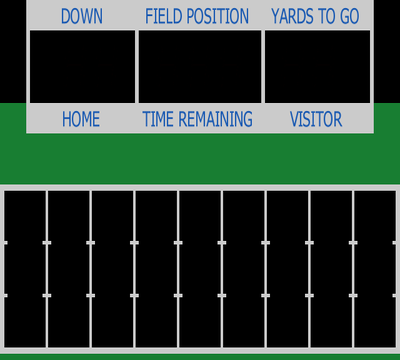
#> input picture assets/bezel/overlay_400x360.png, 400 x 360 px
$ python gen_bezel_bitmaps.py
#> lines starting #> are read from the running program, lines starting #| are printed output that depends on the picture; after the words box and inside, x2 and y2 are one past the last pixel; in counts of white or black regions, pixels touching at a corner belong together
#!/usr/bin/env python3
"""Generates the label and field bitmap ROMs from the bezel overlay art.
Run manually when the overlay art (or field geometry constants below)
changes; outputs are committed (same pattern as tools/reverse_rbf.py's
build outputs).

The label bitmap is cropped straight from the overlay PNG (needs the real
anti-aliased text). The field bitmap is drawn procedurally instead of
cropped -- geometry and colors measured directly from a photo of the real
Mattel Electronics Football handheld (see
docs/superpowers/specs/2026-07-26-bezel-overlay-design.md), since the
overlay PNG's own field art undercounted the endzones and used a too-dark
endzone shade. Two endzone columns flank the 9 field columns (11 columns
total, not 9 with the outer two recolored).
"""
import sys
from pathlib import Path

from PIL import Image, ImageChops, ImageDraw, ImageOps

REPO_ROOT = Path(__file__).resolve().parent.parent
SRC_PNG = REPO_ROOT / "assets" / "bezel" / "overlay_400x360.png"

# Bands measured from the overlay (see
# docs/superpowers/specs/2026-07-26-bezel-overlay-design.md "Measured
# geometry", 400x360 canvas with letterbox padding baked in -- uniform
# scale of the source art, not stretched to fill the canvas).
BAR1_Y0, BAR1_Y1 = 54, 73
BAR2_Y0, BAR2_Y1 = 127, 146
WIDTH = 400

# Each cropped bar (20px tall in the source) is downscaled to this height --
# the scoreboard (label+digit-window+label) read too tall next to a photo
# of the real device, which measures its "Down/Home" column at roughly
# 145x40px, a ~3.625:1 width:height ratio (see src/video_renderer.v's
# window-band comment for how this height, plus the digit-window band's,
# add up to the target total). Downscaled with LANCZOS (not nearest-
# neighbor) since this is real anti-aliased text, not flat color regions.
# Bumped 8->10 (25%): the text read visibly squished at 8 (width stays
# 400 throughout, so only the vertical scale shrinks -- a bigger target
# height eases that distortion, though it doesn't eliminate it).
BAR_OUT_H = 10

# Font tuning on top of the BAR_OUT_H resize: narrower (85% width, applied
# at the source crop's full 400px resolution before downscaling, then the
# whole condensed crop is downscaled+centered in the 400-wide bar). Bold
# (a 1px MIN-per-channel dilation, see bolden()) tried and reverted -- it
# read as blurry rather than bold once LANCZOS-downscaled this hard, so
# BAR_BOLD_PASSES is 0 (bolden() is a no-op at 0 passes). The contrast
# punch (punch_up_contrast()) stays on even with bolding off -- it's also
# what deepens the label blue, which was liked independently of the bold
# experiment.
BAR_WIDTH_SCALE = 0.85
BAR_BOLD_PASSES = 0
BAR_CONTRAST_K = 2.5

# bar2's crop has a few stray green pixels bled in from the field art below
# (confirmed by sampling: (24,126,50)-ish green through x=25/x=374, fading
# to a transitional not-quite-gray through x=27/x=372) -- painted flat gray
# here (not black) so the label bitmap's corners are genuinely clean AND
# match the digit-window band's own C_GRAY margin outside its (now 1px)
# corner accent in video_renderer.v, rather than showing a black-then-gray
# seam once that corner mask shrank to 1px.
LABEL_CORNER_CLEAN_W = 28
LABEL_CORNER_CLEAN_RGB = (203, 203, 203)  # matches video_renderer.v's C_GRAY

LABEL_COLORS = 128  # 7bpp
FIELD_COLORS = 256  # 8bpp

# --- Field geometry (see src/video_renderer.v FIELD_Y0/dash_x/DASH_Y for
# the matching canvas placement and LED overlay geometry) ---
# STRIP height is 108 (144*0.75, a 25% reduction from the original -- the
# playfield read as too tall next to a photo of the real device, which
# measures roughly 485x133px, a ~3.6:1 width:height ratio; 400:108=3.70:1
# lands right next to that without changing the field's width or
# recalculating the whole layout from scratch).
FIELD_W, FIELD_H = 400, 124
GREEN_RGB    = (14, 138, 3)     # field-oval background
BLACK_RGB    = (0, 0, 0)        # field cell fill
DIVIDER_RGB  = (203, 203, 203)  # column dividers -- matches video_renderer.v's C_GRAY
ENDZONE_RGB  = (13, 98, 188)    # sampled from a photo of the real device's blue endzones

STRIP_Y0, STRIP_Y1 = 8, 116  # exclusive end; 108px tall (divisible by 3, see hash marks below)
MARGIN_X = 6      # green shows on both outer edges
EZ_W     = 23     # endzone width
FIELD_X0 = MARGIN_X + EZ_W  # 29: where the 9-column field region starts
COL_PITCH = 38    # 36px cell + 2px divider, x9 columns = 342px, fits exactly between the endzones
DIV_W = 2

# Solid border framing the whole black/blue strip, between it and the
# green -- present on the real device (photo shows a light gray/white
# line separating the field rectangle from the green oval) but missing
# from our earlier procedural art. Drawn as a filled rect the strip's own
# content is painted over, so it only shows where nothing else covers it.
# 4px (vs. the 2px dividers/hash ticks) so it reads as clearly thicker.
# Sized to fit inside the existing green margins (4 < MARGIN_X=6 and
# STRIP_Y0=8) so it doesn't need any extra canvas space.
BORDER_W = 4
BORDER_RGB = DIVIDER_RGB

# Two rows of hash-mark ticks split the strip into 3 equal thirds (top
# sideline-to-hash1, hash1-to-hash2, hash2-to-bottom-sideline) -- LED rows
# in video_renderer.v's DASH_Y0..2 are each centered in one third, matching
# the real device. Ticks are short gray bars straddling each column
# divider, same color as the dividers -- only at the 8 INTERNAL dividers
# (between field columns), not the 2 dividers bordering the endzones, so
# no tick reaches into the endzones themselves.
HASH_Y1 = STRIP_Y0 + (STRIP_Y1 - STRIP_Y0) // 3        # 44
HASH_Y2 = STRIP_Y0 + 2 * (STRIP_Y1 - STRIP_Y0) // 3     # 80
HASH_H = 2
HASH_REACH = 4  # px the tick extends beyond the divider on each side


def write_bitmap(im, colors, bitmap_path, palette_path, bits_per_pixel):
    quantized = im.quantize(colors=colors, method=Image.MEDIANCUT)
    palette_bytes = quantized.getpalette()[: colors * 3]
    # PIL may return a palette shorter than requested when the image has
    # fewer actual unique colors than `colors` -- pad with black so every
    # index up to `colors` is always defined (the Verilog ROM's array is
    # sized to `colors` entries regardless of how many are actually used).
    palette_bytes = palette_bytes + [0] * (colors * 3 - len(palette_bytes))

    with open(palette_path, "w") as f:
        for i in range(colors):
            r, g, b = palette_bytes[i * 3 : i * 3 + 3]
            f.write(f"{(r << 16) | (g << 8) | b:06x}\n")

    pixels = quantized.load()
    hex_digits = (bits_per_pixel + 3) // 4
    with open(bitmap_path, "w") as f:
        for y in range(quantized.height):
            for x in range(quantized.width):
                f.write(f"{pixels[x, y]:0{hex_digits}x}\n")

    print(f"wrote {bitmap_path} ({quantized.width * quantized.height} pixels, {bits_per_pixel}bpp)")
    print(f"wrote {palette_path} ({colors} colors)")


def build_field_image():
    """Draws the field band procedurally: green oval background, a solid
    border framing the strip, 9 black field columns divided by gray
    dividers, a blue endzone column on each side IN ADDITION to the 9 (11
    columns total), and hash-mark ticks splitting the field into thirds --
    full-width at the 8 internal dividers, half-width (field side only,
    never reaching into the endzone) at the 2 dividers bordering the
    endzones."""
    im = Image.new("RGB", (FIELD_W, FIELD_H), GREEN_RGB)
    draw = ImageDraw.Draw(im)

    draw.rectangle(
        [MARGIN_X - BORDER_W, STRIP_Y0 - BORDER_W,
         FIELD_W - MARGIN_X - 1 + BORDER_W, STRIP_Y1 - 1 + BORDER_W],
        fill=BORDER_RGB,
    )

    draw.rectangle([MARGIN_X, STRIP_Y0, MARGIN_X + EZ_W - 1, STRIP_Y1 - 1], fill=ENDZONE_RGB)

    divider_xs = [FIELD_X0 + COL_PITCH * i for i in range(10)]
    for i, dx in enumerate(divider_xs):
        draw.rectangle([dx, STRIP_Y0, dx + DIV_W - 1, STRIP_Y1 - 1], fill=DIVIDER_RGB)
        if i < 9:
            cx0 = dx + DIV_W
            cx1 = FIELD_X0 + COL_PITCH * (i + 1) - 1
            draw.rectangle([cx0, STRIP_Y0, cx1, STRIP_Y1 - 1], fill=BLACK_RGB)

    ez2_x0 = divider_xs[9] + DIV_W
    draw.rectangle([ez2_x0, STRIP_Y0, ez2_x0 + (EZ_W - DIV_W) - 1, STRIP_Y1 - 1], fill=ENDZONE_RGB)

    for dx in divider_xs[1:9]:  # internal dividers: full-width ticks on both sides
        for hy in (HASH_Y1, HASH_Y2):
            draw.rectangle(
                [dx - HASH_REACH, hy - HASH_H // 2, dx + DIV_W - 1 + HASH_REACH, hy + HASH_H // 2 - 1],
                fill=DIVIDER_RGB,
            )
    # The 2 dividers bordering the endzones get a HALF-width tick -- it
    # reaches into the field side only, never into the endzone.
    for hy in (HASH_Y1, HASH_Y2):
        dx = divider_xs[0]
        draw.rectangle([dx, hy - HASH_H // 2, dx + DIV_W - 1 + HASH_REACH, hy + HASH_H // 2 - 1], fill=DIVIDER_RGB)
        dx = divider_xs[9]
        draw.rectangle([dx - HASH_REACH, hy - HASH_H // 2, dx + DIV_W - 1, hy + HASH_H // 2 - 1], fill=DIVIDER_RGB)

    return im


def bolden(im, passes):
    """Dilates the darker (text) pixels into their lighter (background)
    neighbors by combining 1px-shifted copies via per-channel MIN -- the
    label text is blue-on-gray, and blue's channel values are lower than
    the gray background's, so ImageChops.darker() (per-channel min)
    expands the text's footprint by a pixel each pass, thickening strokes
    without needing a real font renderer. Padded with the background gray
    before shifting and cropped back after -- ImageChops.offset() wraps
    circularly, which without padding would pull in dark pixels from the
    crop's opposite edge (the black corner-accent columns) and smear them
    across the visible text area."""
    pad = passes
    padded = ImageOps.expand(im, border=pad, fill=LABEL_CORNER_CLEAN_RGB)
    result = padded
    for _ in range(passes):
        for dx, dy in ((-1, 0), (1, 0), (0, -1), (0, 1)):
            result = ImageChops.darker(result, ImageChops.offset(result, dx, dy))
    return result.crop((pad, pad, pad + im.width, pad + im.height))


def punch_up_contrast(im, k):
    """Pushes every channel value away from the background gray (203) by
    factor k, clamped to [0,255] -- LANCZOS-downscaling anti-aliased text
    this aggressively (400px source down to a ~10px-tall glyph) blends
    most of the stroke into semi-transparent gray-blue, which reads as
    blurry rather than bold. Steepening the falloff around the background
    level restores crisp, more solid-looking strokes without a real font
    renderer."""
    lut = [max(0, min(255, round(203 + (v - 203) * k))) for v in range(256)]
    return im.point(lut * 3)


# Each bar holds 3 labels. Cropping each by a fixed 1/3-of-the-bar column
# and centering THAT column on its digit window (the first attempt)
# doesn't actually center the TEXT unless the text happens to sit dead
# center within that column -- it doesn't ("DOWN" and "YARDS TO GO" are
# short words nowhere near the middle of a generously-wide crop). Bounds
# below are the real glyph extents, measured directly off
# assets/bezel/overlay_400x360.png (row-scanned for non-background,
# non-corner-accent pixels; padded 5px each side) -- see whichever
# revision of this file first added them for the measurement script. Bar1
# and bar2's wording differs ("FIELD POSITION" vs "TIME REMAINING" etc.)
# so their extents differ too. Target centers are the new (post-narrowing)
# digit window centers ((41+140)/2, (141+259)/2, (260+359)/2, see
# src/video_renderer.v's digit_x comment) -- unaffected by which bar,
# since both sit above/below the same 3 windows.
LABEL1_SRC_BOUNDS = [(56, 106), (141, 253), (266, 363)]   # DOWN / FIELD POSITION / YARDS TO GO
LABEL2_SRC_BOUNDS = [(58, 104), (137, 256), (285, 346)]   # HOME / TIME REMAINING / VISITOR
LABEL_COL_TARGET_CENTERS = [90, 200, 310]


def bold_and_narrow(crop, src_bounds):
    """Bolds each of the 3 labels at the source crop's full resolution (so
    the 1px dilation is meaningful before it gets downscaled), narrows
    each to BAR_WIDTH_SCALE of its own (tightly-cropped, see src_bounds)
    source width, and pastes it centered on its corresponding (possibly
    shifted) digit window, onto a full-width, panel-gray canvas. The
    crop's own corner columns must already be painted clean gray (see
    main()) before this runs, or the outer labels' narrowing+recentering
    would drag them inward from the edges into the middle of the visible
    bar."""
    canvas = Image.new("RGB", (WIDTH, BAR_OUT_H), LABEL_CORNER_CLEAN_RGB)
    for (src_x0, src_x1), target_center in zip(src_bounds, LABEL_COL_TARGET_CENTERS):
        seg = crop.crop((src_x0, 0, src_x1, crop.height))
        seg = bolden(seg, BAR_BOLD_PASSES)
        seg_w = max(1, round((src_x1 - src_x0) * BAR_WIDTH_SCALE))
        seg = seg.resize((seg_w, BAR_OUT_H), Image.LANCZOS)
        seg = punch_up_contrast(seg, BAR_CONTRAST_K)
        canvas.paste(seg, (round(target_center - seg_w / 2), 0))
    return canvas


def main():
    im = Image.open(SRC_PNG).convert("RGB")
#> im is the input picture: PIL image 400x360 RGB; mean R, G, B 47.1, 65.5, 53.9
    if im.size != (400, 360):
        sys.exit(f"expected 400x360, got {im.size}")

    bar1_crop = im.crop((0, BAR1_Y0, WIDTH, BAR1_Y1 + 1))
    bar2_crop = im.crop((0, BAR2_Y0, WIDTH, BAR2_Y1 + 1))
    for crop in (bar1_crop, bar2_crop):
        crop_draw = ImageDraw.Draw(crop)
        crop_draw.rectangle([0, 0, LABEL_CORNER_CLEAN_W - 1, crop.height - 1], fill=LABEL_CORNER_CLEAN_RGB)
        crop_draw.rectangle([WIDTH - LABEL_CORNER_CLEAN_W, 0, WIDTH - 1, crop.height - 1], fill=LABEL_CORNER_CLEAN_RGB)
#> this loop made 2 passes

    bar1 = bold_and_narrow(bar1_crop, LABEL1_SRC_BOUNDS)
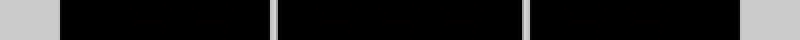
#> bar1_crop: PIL image 400x20 RGB (shown 2 times larger); mean R, G, B 34.4, 34.3, 34.3
    bar2 = bold_and_narrow(bar2_crop, LABEL2_SRC_BOUNDS)
#> the loop in bold_and_narrow (call 2), `for (src_x0, src_x1), target_center in zip(src_bounds, LABEL_COL_TARGE..` made 3 passes
#> pass 1, in bold_and_narrow (call 2), `seg = crop.crop((src_x0, 0, src_x1, crop.height))`:
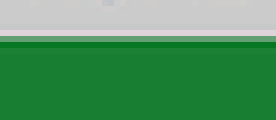
#> seg: PIL image 46x20 RGB (shown 6 times larger); mean R, G, B 81.6, 150.8, 99.2
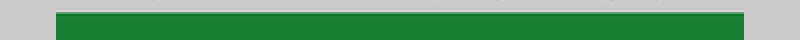
#> bar2_crop: PIL image 400x20 RGB (shown 2 times larger); mean R, G, B 98.6, 158.1, 113.7
    labels = Image.new("RGB", (WIDTH, bar1.height + bar2.height))
#> labels: PIL image 400x20 RGB; every value is 0
    labels.paste(bar1, (0, 0))
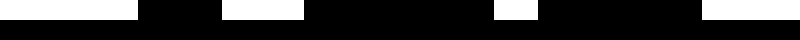
#> labels: PIL image 400x20 RGB (shown 2 times larger); values 0 (black) and 203 (white), 22.6% white; 4 white regions, box (x1, y1, x2, y2) and area: (0, 0, 69, 10) 690, (351, 0, 400, 10) 490, (111, 0, 152, 10) 410, (247, 0, 269, 10) 220
    labels.paste(bar2, (0, bar1.height))
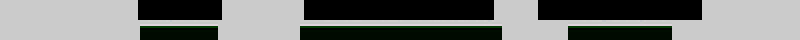
#> labels: PIL image 400x20 RGB (shown 2 times larger); mean R, G, B 113.7, 116, 113.6
    write_bitmap(
        labels, LABEL_COLORS,
        REPO_ROOT / "src" / "label_bitmap.mem", REPO_ROOT / "src" / "label_palette.mem",
        bits_per_pixel=7,
    )
#> in write_bitmap, `palette_bytes = quantized.getpalette()[: colors * 3]`: palette_bytes = 66 values, max 223 at index 0, min 0 at index 54, mean 168.3
#> in write_bitmap, `palette_bytes = palette_bytes + [0] * (colors * 3 - len(palette_bytes))`: palette_bytes = 384 values, max 223 at index 0, min 0 at index 54, mean 28.92
#> the loop in write_bitmap, `for i in range(colors):` made 128 passes
#> (r, g, b) on passes 1 to 12: (223, 213, 220), (223, 210, 220), (210, 208, 206), (208, 206, 206), (208, 206, 203), (206, 206, 206), (206, 206, 203), (206, 203, 206), (206, 203, 203), (203, 203, 203), (200, 203, 203), (200, 203, 200)
#| wrote src/label_bitmap.mem (8000 pixels, 7bpp)

    field = build_field_image()
#> in build_field_image, `im = Image.new("RGB", (FIELD_W, FIELD_H), GREEN_RGB)`:
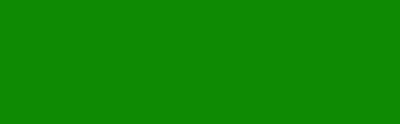
#> im: PIL image 400x124 RGB; mean R, G, B 14, 138, 3
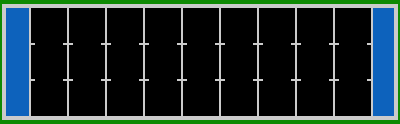
#> field: PIL image 400x124 RGB; mean R, G, B 28.8, 46.1, 44.8
    write_bitmap(
        field, FIELD_COLORS,
        REPO_ROOT / "src" / "field_bitmap.mem", REPO_ROOT / "src" / "field_palette.mem",
        bits_per_pixel=8,
    )
#> the loop in write_bitmap (call 2), `for i in range(colors):` made 256 passes
#> (r, g, b) on passes 1 to 3: (203, 203, 203), (14, 138, 3), (13, 98, 188)
#| wrote src/field_bitmap.mem (49600 pixels, 8bpp)


if __name__ == "__main__":
    main()
